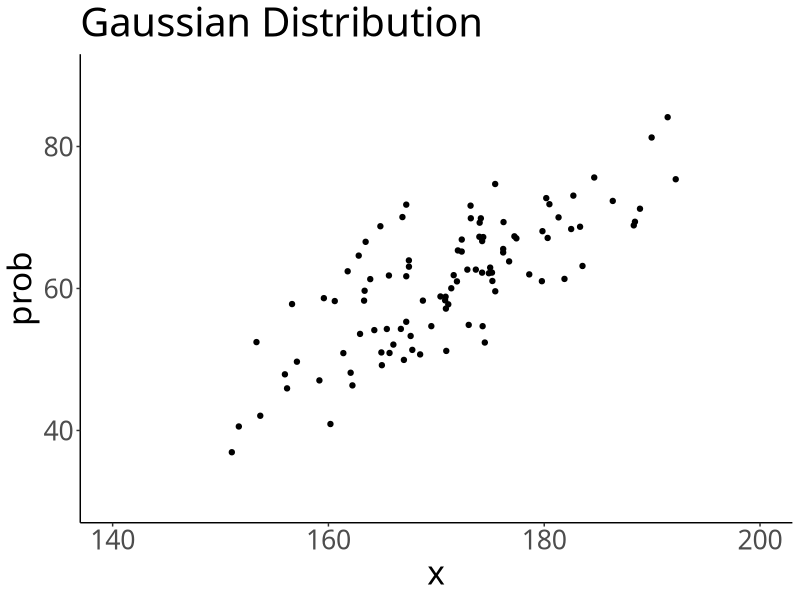
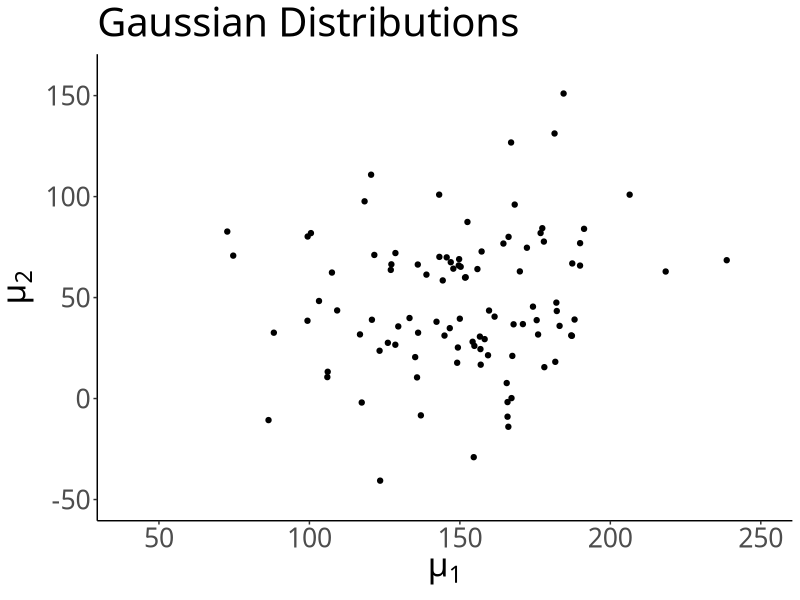
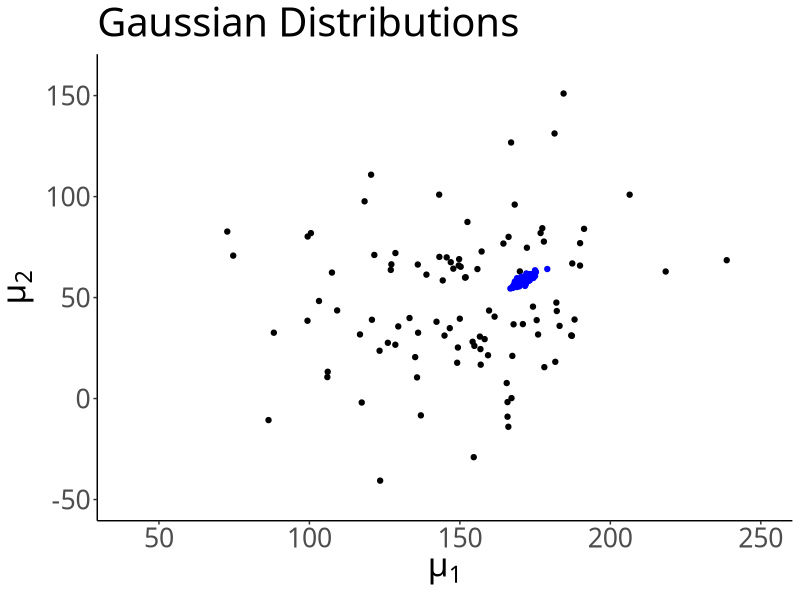

The R source for these figures, in order:
## ---- chunk 1
library(ggplot2)
library(MCMCpack)
set.seed(1)
## ---- chunk 2
mu <- c(170, 60)
lambda <- solve(matrix(c(100, 80, 80, 100), ncol = 2))
samples <- mvrnorm(100, mu = mu, Sigma = solve(lambda))

ggplot()+
  geom_point(aes(x=samples[,1], y=samples[,2]))+
  labs(x="x", y="prob", title="Gaussian Distribution")+
  theme_classic(base_family = "HiraKakuPro-W3") +
  theme(text = element_text(size = 24))+
  lims(x=c(140,200), y=c(30,90))
## ---- chunk 3
mu_pre <- c(150, 50)
lambda_pre <- solve(matrix(c(1000, 100, 100, 1000), ncol = 2))
mu_samples_pre <- mvrnorm(100, mu = mu_pre, Sigma = solve(lambda_pre))

plot <- ggplot()+
  geom_point(aes(x=mu_samples_pre[,1], y=mu_samples_pre[,2]))+
  labs(x=expression(mu[1]), y=expression(mu[2]), title="Gaussian Distributions")+
  theme_classic(base_family = "HiraKakuPro-W3") +
  theme(text = element_text(size = 24))+
  lims(x=c(40,250), y=c(-50,160))
plot
## ---- chunk 4
data <- mvrnorm(30, mu = mu, Sigma = solve(lambda))
N <- nrow(data)
## ---- chunk 5
lambda_pos <- N*lambda + lambda_pre
mu_pos <- solve(lambda_pos) %*% (lambda %*% apply(data, 2, sum) + lambda_pre %*% mu_pre)
mu_samples_pos <- mvrnorm(100, mu = mu_pos, Sigma = solve(lambda_pos))

plot + geom_point(aes(x=mu_samples_pos[,1], y=mu_samples_pos[,2]), col="blue")
